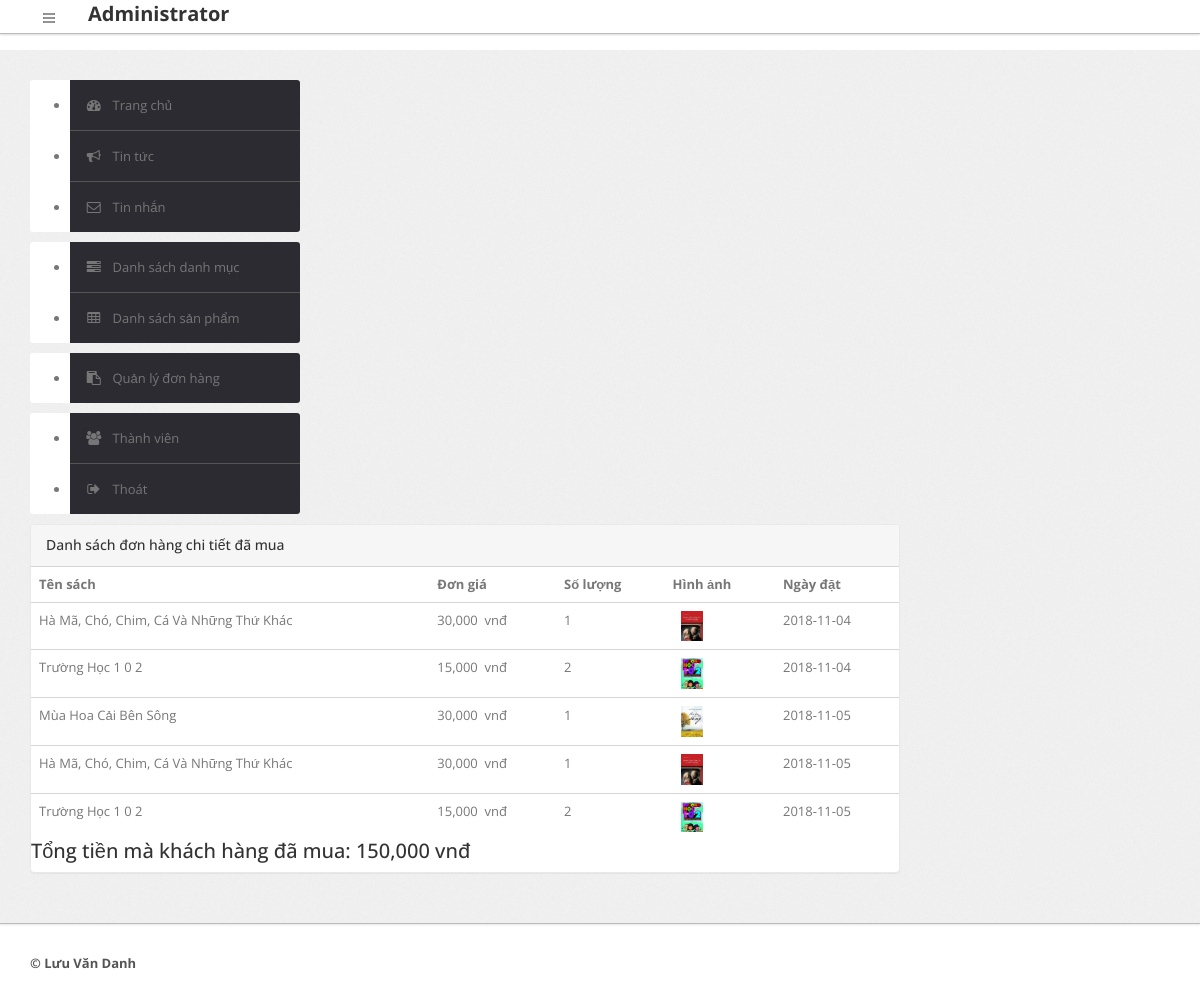
/admin/index.php?page=orderkh&makh=22 (signed in), run on the app's committed database.
### tables this page shows
CREATE TABLE IF NOT EXISTS `khachhang` (
  `makh` int(11) NOT NULL,
  `tendangnhap` varchar(32) NOT NULL,
  `matkhau` varchar(32) NOT NULL,
  `email` varchar(50) NOT NULL,
  `hoten` varchar(50) NOT NULL,
  `diachi` varchar(120) NOT NULL,
  `sdt` varchar(15) NOT NULL,
  `trangthai` tinyint(1) NOT NULL,
  `ngaytao` date NOT NULL
);

CREATE TABLE IF NOT EXISTS `sanpham` (
  `masp` int(11) NOT NULL,
  `madm` int(11) NOT NULL,
  `tensp` varchar(200) NOT NULL,
  `giaban` float NOT NULL,
  `giakm` float NOT NULL,
  `hinhanh` varchar(100) NOT NULL,
  `tentg` varchar(100) NOT NULL,
  `namxb` varchar(5) NOT NULL,
  `soluong` int(11) NOT NULL,
  `mota` text NOT NULL,
  `ngaydang` date NOT NULL
);

CREATE TABLE IF NOT EXISTS `dhchitiet` (
  `madh` int(11) NOT NULL,
  `masp` int(11) NOT NULL,
  `soluong` int(11) NOT NULL,
  `dongia` float NOT NULL
);

CREATE TABLE IF NOT EXISTS `donhang` (
  `madh` int(11) NOT NULL,
  `makh` int(11) NOT NULL,
  `ghichu` text NOT NULL,
  `ngaytao` date NOT NULL,
  `trangthai` int(1) NOT NULL
);

### admin/cms/orderkh.php (the view)
<div class="span9">
    <div class="content">
      <div class="module">
         <div class="module-head">
             <h3>Danh sách đơn hàng chi tiết đã mua </h3>
         </div>
          <?php
          if(isset($_REQUEST['makh']))
          {
              $makh=$_REQUEST['makh'];
               $query = "select hoten, donhang.ngaytao, dhchitiet.soluong,"
                       . " dongia, tensp, sanpham.hinhanh, donhang.ngaytao from khachhang join donhang on"
                       . " khachhang.makh=donhang.makh join dhchitiet on donhang.madh=dhchitiet.madh"
                       . " JOIN sanpham on dhchitiet.masp=sanpham.masp where donhang.makh=$makh";
               $rows=$db->query($query);
               echo "<table class='table'>";
                   echo "<tr>"
                           . "<th>Tên sách</th>"
                           . "<th>Đơn giá</th>"
                           . "<th>Số lượng</th>"
                           . "<th>Hình ảnh</th>"
                           . "<th>Ngày đặt</th>"
                        . "</tr>";
                   $tong=0;
                       foreach($rows as $r)
                       {
                           $tong+=$r[2]*$r[3];
                           echo "<tr>"
                                   . "<td>$r[4]</td>"
                                    . "<td>".number_format($r[3])."&nbsp; vnđ</td>"
                                     . "<td>$r[2]</td>"
                                   . "<td>"
                                   ."<img style='width: 30px' src='../hinhanhsp/".$r[5]."'>"
                                   . "</td>"
                                   ."<td>$r[6]</td>"
                                . "</tr>";
                       }
                       echo "</table>";
           }
           echo "<h3>Tổng tiền mà khách hàng đã mua: ".number_format($tong)." vnđ</h3>";
               ?>
                              </div>
                        </div>
                    </div>

### cssjsadmin/css/theme.css (style rules this page uses)
body { font-size: 13px; font-family: 'Open Sans', Arial, sans-serif; background: #fff; color: #777 }
h1, h2, h3, h4, h5, h6 { color: #333; margin-top: 0 }
h3 { font-size: 20px }
.module { background: #fff; -webkit-border-radius: 3px; -moz-border-radius: 3px; border-radius: 3px; border: 1px solid #ccc; border-bottom-color: #bbb; -webkit-box-shadow: 0 0 1px rgba(0,0,0,0.2); -moz-box-shadow: 0 0 1px rgba(0,0,0,0.2); box-shadow: 0 0 1px rgba(0,0,0,0.2); margin-bottom: 30px }
.module img { padding-left: 8px; }
.table { margin-bottom: 0 }
.table th, .table td { border-color: #d5d5d5!important }
.module { box-shadow: 0 0 3px rgba(0,0,0,.1); border-color: #e9e9e9; margin-bottom: 20px; background-color: #fff; border-radius: 4px; -webkit-box-shadow: 0 1px 1px rgba(0,0,0,.05); box-shadow: 0 1px 1px rgba(0,0,0,.05); }
.module-head { color: #767676; background-color: #f6f6f6; border-color: #e9e9e9; padding: 10px 15px; border-bottom: 1px solid transparent; border-top-right-radius: 3px; border-top-left-radius: 3px; }
.module-head h3 { font-size: 14px; line-height: 20px; height: 20px; margin: 0 }

### data on the page
khachhang: sanpham.tensp "Hà Mã, Chó, Chim, Cá Và Những Thứ Khác", dhchitiet.dongia "30,000", dhchitiet.soluong "1", sanpham.hinhanh (picture), donhang.ngaytao "2018-11-04", sanpham.tensp "Trường Học 1 0 2", dhchitiet.dongia "15,000", dhchitiet.soluong "2", sanpham.tensp "Mùa Hoa Cải Bên Sông", donhang.ngaytao "2018-11-05"

### other printed values
$tong "150,000"
